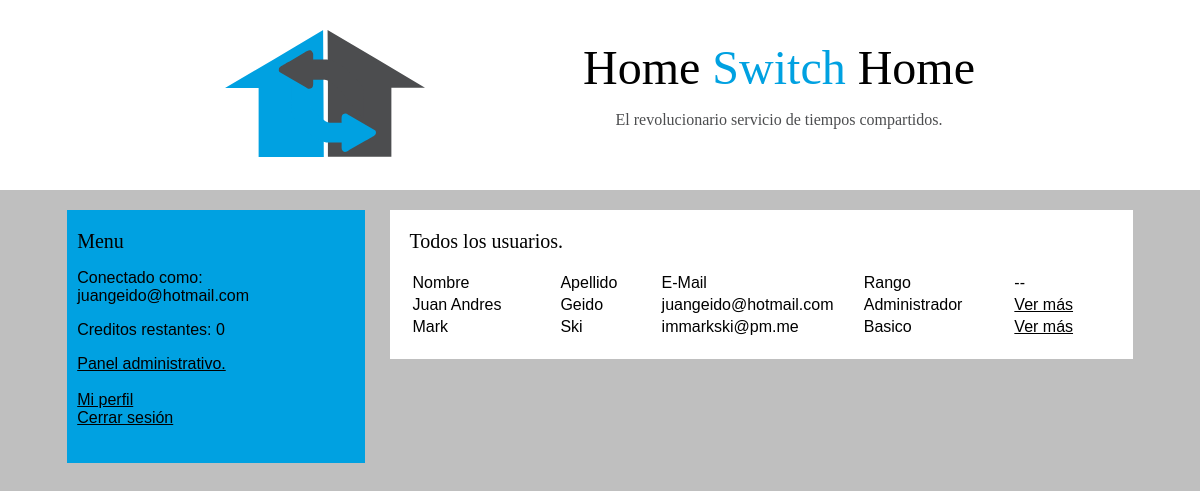
Page /listar-usuarios-admin.php (signed in) on the committed database.
### tables this page shows
CREATE TABLE `usuarios` (
  `id` int(4) NOT NULL,
  `nombre` varchar(32) NOT NULL DEFAULT '',
  `apellido` varchar(32) NOT NULL DEFAULT '',
  `nacimiento` datetime NOT NULL DEFAULT '0000-00-00 00:00:00',
  `email` varchar(50) NOT NULL DEFAULT '',
  `clave` varchar(32) NOT NULL DEFAULT '',
  `cc_numero` varchar(16) NOT NULL,
  `cc_marca` varchar(32) NOT NULL,
  `cc_segur` varchar(3) NOT NULL,
  `cc_titular` varchar(50) NOT NULL DEFAULT '',
  `cc_vencimiento` datetime NOT NULL DEFAULT '0000-00-00 00:00:00',
  `rango` int(4) NOT NULL DEFAULT '0',
  `tokens` int(4) NOT NULL DEFAULT '2',
  `tokens_upd` datetime NOT NULL DEFAULT CURRENT_TIMESTAMP
);

### componentes/funciones-usuarios.php (called while the page is built, shortened)
<?php
class sesion{
	function estaLogeado($con) {
		if(isset($_SESSION['id'])){
			$sql = mysqli_query($con, "SELECT tokens_upd FROM usuarios WHERE id=".$_SESSION['id']);
			$chequeo = mysqli_fetch_array($sql);
			return true;
		} else {
			return false;
		}
	}
	function obtenerDatosUsuario() {
		$con = conectar();
		$sql = mysqli_query($con, "SELECT * FROM usuarios WHERE id=".$_SESSION['id']);
		$retorno = mysqli_fetch_array($sql);
		return $retorno;
	}
	function esAdmin() {
		$con = conectar();
		$sql = mysqli_query($con, "SELECT rango FROM usuarios WHERE id=".$_SESSION['id']);
		$resultado = mysqli_fetch_array($sql);
		if ($resultado['rango'] == 2) {
			return true;
		} else {
			return false;
		}
	}
	function esPremium() {
		$con = conectar();
		$sql = mysqli_query($con, "SELECT rango FROM usuarios WHERE id=".$_SESSION['id']);
		$resultado = mysqli_fetch_array($sql);
		if ($resultado['rango'] >= 1) {
			return true;
		} else {
			return false;
		}
	}
}
function ImprimirTipoUsuario($datosUsuario) {
	switch ($datosUsuario['rango']) {
		case 2:
			return 'Administrador';
			break;
		default:
			return 'Basico';
			break;
	}
}
?>

### listar-usuarios-admin.php (the view, shortened to what this page needs)
<?php
	include('componentes/funciones-usuarios.php');
	$con = conectar();
	$sesion = new sesion;
	$logeado = $sesion->estaLogeado($con);
	$sql = mysqli_query($con, "SELECT * FROM usuarios");
?>
<!DOCTYPE html>
<html>
<head>
	<link rel="stylesheet" type="text/css" href="estilo.css">
</head>
<body>
	<div class="cabezera">
		<?php include('modulos/cabezera.php') ?>
	</div>
	<div class="contenedor">
		<div class="sidebar">
			<?php include('modulos/sidebar.php') ?>
		</div>
		<div class="pagina">
			<span id="subtitulo">Todos los usuarios.</span></br>
			<span>&nbsp;</span>
			<table>
				<tr>
					<td width="150">Nombre</td>
					<td width="100">Apellido</td>
					<td width="200">E-Mail</td>
					<td width="150">Rango</td>
					<td width="100">--</td>
				</tr>
			<?php
				while ($listusuarios = mysqli_fetch_array($sql)) {
					echo '<tr>';
					echo '<td>'.$listusuarios['nombre'].'</td>';
					echo '<td>'.$listusuarios['apellido'].'</td>';
					echo '<td>'.$listusuarios['email'].'</td>';
					echo '<td>'.ImprimirTipoUsuario($listusuarios).'</td>';
					echo '<td><a href="perfil-admin.php?id='.$listusuarios['id'].'">Ver más</a></td>';
					echo '</tr>';
				}
			?>
			</table>
		</div>
	</div>
</body>
</html>

### modulos/sidebar.php (shortened to what this page needs)
<span id="subtitulo">
	Menu
</span>
<?php
if ($logeado) {
	if (!isset($datosUsuario)) {
		$datosUsuario = $sesion->obtenerDatosUsuario();
	}
?>
<p>Conectado como:</br><?=$_SESSION['email']?></p>
<p>Creditos restantes: <?php echo $datosUsuario['tokens']?></p>
<p>
	<?php if ($sesion->esAdmin()) {?>
	<a href="admin.php">Panel administrativo.</a></br>&nbsp;</br>
	<?php } ?>
	<?php
		if (!$sesion->esPremium()) {
	?>
		<a href="ser-premium.php">Quiero ser premium</a></br>&nbsp;</br>
	<?php
		}
	?>
	<a href="perfil.php">Mi perfil</a></br>
	<a href="modulos/cerrar-sesion.php">Cerrar sesión</a></br>
</p>
<?php
}
?>

### estilo.css (style rules this page uses)
body { background-color: #BFBFBF; color: black; font-family: Liberation Sans; }
a { color: black; }
.cabezera { z-index: -1; position: absolute; top: 0px; left: 0px; right: 0px; width: 100%; background-color: #FFFFFF; color: #4C4D4F; height: 0px; padding-top: 40px; padding-bottom: 150px; }
.contenedor { width: 90%; max-width: 1100px; min-width: 1000px; margin-top: 210px; margin-left: auto; margin-right: auto; }
.sidebar { float: left; width: 27%; background-color: #00A1E1; padding-left: 10px; padding-top: 20px; padding-bottom: 20px; }
.pagina { float: right; width: 66%; background-color: white; padding-left: 20px; padding-right: 20px; padding-top: 20px; padding-bottom: 20px; }
#subtitulo { font-size: 20px; font-family: tahoma, Ubuntu; }

### rows in the picture
usuarios: tokens "0", nombre "Juan Andres", apellido "Geido", email "juangeido@hotmail.com", rango "Administrador"
usuarios: nombre "Mark", apellido "Ski", email "immarkski@pm.me", rango "Basico"

### other values in the picture
$_SESSION['email'] "juangeido@hotmail.com"
